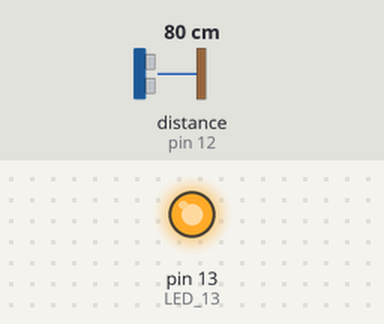
A sketch run on a simulated Arduino Uno, built with avr-gcc and run on an emulated ATmega328P. Parts: output pins drawn as LEDs (lit = HIGH). Wiring (inferred from the names in the program): ultrasonic range finder: trigger pin 11; echo pin 12. The test bench sets the inputs (shaded band); at power-on: distance to the obstacle (sensor on pin 12) 80 cm. The echo pulse lasts 58.3 µs per cm; pins used as bus, display or sensor lines are not drawn; what the sketch prints to the serial monitor is not drawn.

Above: at 1.2 s.
1.3 s: distance to the obstacle (sensor on pin 12) set to 13 cm
3.0 s: distance to the obstacle (sensor on pin 12) set to 10 cm
At 3.7 s:
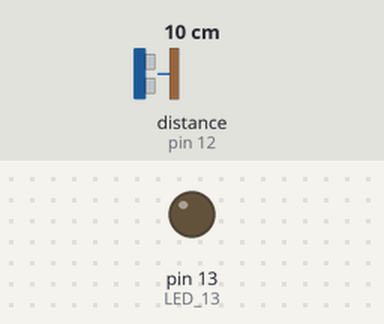
Timing chart, 0 to 6.0 s (numbered marks = the images above; inputs shaded):
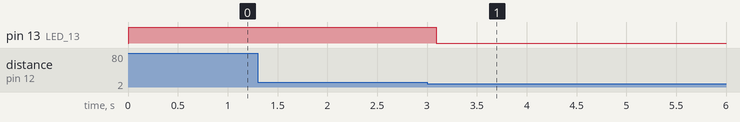

Measured:
- the behaviour switches between 12 and 11 cm on distance to the obstacle (sensor on pin 12) (found by bisection; images 0 and 1)
- after the input at 1.3 s, every drawn part: stays the same
- after the input at 3.0 s, pin 13 (LED_13): HIGH → LOW after 0.09 s

The sketch:

UltraSonic.ino
```cpp
/*
 * created by Rui Santos, http://randomnerdtutorials.com
 *
 * Complete Guide for Ultrasonic Sensor HC-SR04
 *
    Ultrasonic sensor Pins:
        VCC: +5VDC
        Trig : Trigger (INPUT) - Pin11
        Echo: Echo (OUTPUT) - Pin 12
        GND: GND
 */
int LED_13 = 13;
int trigPin = 11;    //Trig - green Jumper
int echoPin = 12;    //Echo - yellow Jumper
long duration, cm, inches;

void setup() {

  //Serial Port begin
  Serial.begin (9600);

  //Define inputs and outputs
  pinMode(trigPin, OUTPUT);
  pinMode(echoPin, INPUT);

  pinMode(LED_13, OUTPUT);
}

void loop()
{


  digitalWrite(trigPin, LOW);
  delayMicroseconds(5);
  digitalWrite(trigPin, HIGH);
  delayMicroseconds(10);
  digitalWrite(trigPin, LOW);

  //Leer valors mandados y recibidos
  pinMode(echoPin, INPUT);
  duration = pulseIn(echoPin, HIGH);

  // convertir tiempo a distancia
  cm = (duration / 2) / 29.1;

  if (  cm > 10 ) {
    digitalWrite(LED_13, HIGH);
    int valorMandar = (int)cm;
    Serial.write(valorMandar);
    delay(100);
  }else{
    digitalWrite(LED_13, LOW);
  }


  //imprimir distancia del objeto
  //Serial.print(cm);
  //Serial.print("cm");
  //Serial.println();

  //delay(250);
}
```
